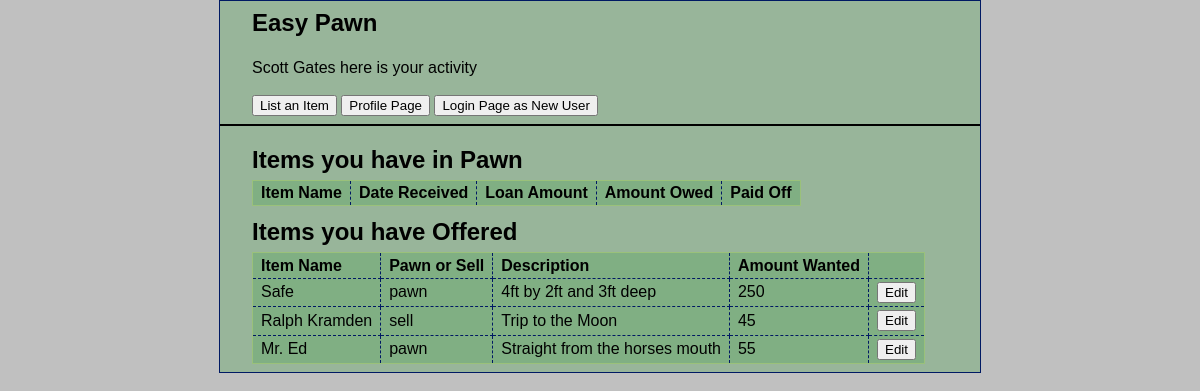
The page /index.php?action=publicProfile (signed in) on the database its author committed.
### tables this page shows
CREATE TABLE `customerinquirytable` (
  `inquiryID` int(11) NOT NULL,
  `customerID` int(11) NOT NULL,
  `itemName` varchar(50) NOT NULL,
  `description` varchar(250) DEFAULT NULL,
  `amountWanted` float NOT NULL,
  `pawnOrSell` varchar(10) NOT NULL
);

### model/DBitem.php (called while the page is built, shortened)
<?php
class DBitem {
    public static function getItemsInquiryByCustomerID($customerID) {
        $db = Database::getDB();
        $query = 'select *
                    from customerinquirytable
                    WHERE customerID = :customerID';
        $statement = $db->prepare($query);
        $statement->bindValue(':customerID', $customerID);
        $statement->execute();
        $results = $statement->fetchAll();
        $items = array();
        foreach ($results as $row) {
            $item = new custInquiryItem($row['inquiryID'], $row['customerID'], $row['amountWanted'], $row['itemName'], $row['description'], $row['pawnOrSell']);
            $items[] = $item;
        }
        return $items;
    }
}

### model/custInquiryItem.php (called while the page is built, shortened)
<?php
class custInquiryItem {
    public $inquiryID, $customerID, $amountWanted, $itemName, $description, $pawnOrSell;
    function __construct($inquiryID, $customerID, $amountWanted, $itemName, $description, $pawnOrSell) {
        $this->amountWanted = $amountWanted;
        $this->itemName = $itemName;
        $this->description = $description;
        $this->pawnOrSell = $pawnOrSell;
    }
    function getAmountWanted() {
        return $this->amountWanted;
    }
    function getItemName() {
        return $this->itemName;
    }
    function getDescription() {
        return $this->description;
    }
    function getPawnOrSell() {
        return $this->pawnOrSell;
    }
}

### view/publicProfile.php (the view, shortened to what this page needs)
<!DOCTYPE html>
<html>
    <head>
        <link rel="stylesheet" type="text/css" href="main.css">
    </head>
    <body>
        <header>
            <h1>Easy Pawn</h1><br>
            <p><?php echo htmlspecialchars($displayName); ?> here is your activity</p>
            <br>
            <div id="userNav"><?php include 'nav.php'; ?></div>
        </header>
        <main>
            <h1>Items you have in Pawn</h1>
            <table>
                <tr>
                    <th>Item Name</th>
                    <th>Date Received</th>
                    <th>Loan Amount</th>
                    <th>Amount Owed</th>
                    <th>Paid Off</th>
                </tr>
            </table>
            <h1>Items you have Offered</h1>
            <table>
                <tr>
                    <th>Item Name</th>
                    <th>Pawn or Sell</th>
                    <th>Description</th>
                    <th>Amount Wanted</th>
                    <th>&nbsp;</th>
                </tr>
                <?php foreach ($inquiryItems as $item) : ?>
                    <tr>
                        <td><?php echo htmlspecialchars($item->getItemName()); ?></td>
                        <td><?php echo htmlspecialchars($item->getPawnOrSell()); ?></td>
                        <td><?php echo htmlspecialchars($item->getDescription()); ?></td>
                        <td><?php echo htmlspecialchars($item->getAmountWanted()); ?></td>
                        <td><form action="index.php" method="post">
                                <input type="submit" value="Edit">
                            </form></td>
                    </tr>
                <?php endforeach; ?>
            </table>
        </main>
    </body>
</html>

### main.css (style rules this page uses)
html { background-color: #C0C0C0; }
body { margin-top: 0; font-family: Arial, Helvetica, sans-serif; width: 760px; margin: 0 auto; background-color: #98b59a; border: 1px solid #001963; }
header { margin: 0; border-bottom: 2px solid black; padding: .5em 2em; }
header h1 { color: black; margin: 0; padding: 0; }
header p { margin: 0; padding: .25em 0 0 0; }
main { margin: 0; padding: .5em 2em ; }
h1 { font-size: 150%; margin: 0; padding: .5em 0 .25em; }
h1, h2 { color: black; }
p { margin: .5em 0 .5em 0; padding: 0; }
table { border: 1px solid #9ac17a; border-collapse: collapse; background-color: #80af83; }
td, th { border: 1px dashed #001963; padding: .2em .5em .2em .5em; text-align: left; }
form { margin: 0; }

### rows shown on the page
customerinquirytable: itemName "Safe", pawnOrSell "pawn", description "4ft by 2ft and 3ft deep", amountWanted "250"
customerinquirytable: itemName "Ralph Kramden", pawnOrSell "sell", description "Trip to the Moon", amountWanted "45"
customerinquirytable: itemName "Mr. Ed", pawnOrSell "pawn", description "Straight from the horses mouth", amountWanted "55"

### other values the page prints
$displayName "Scott Gates"
